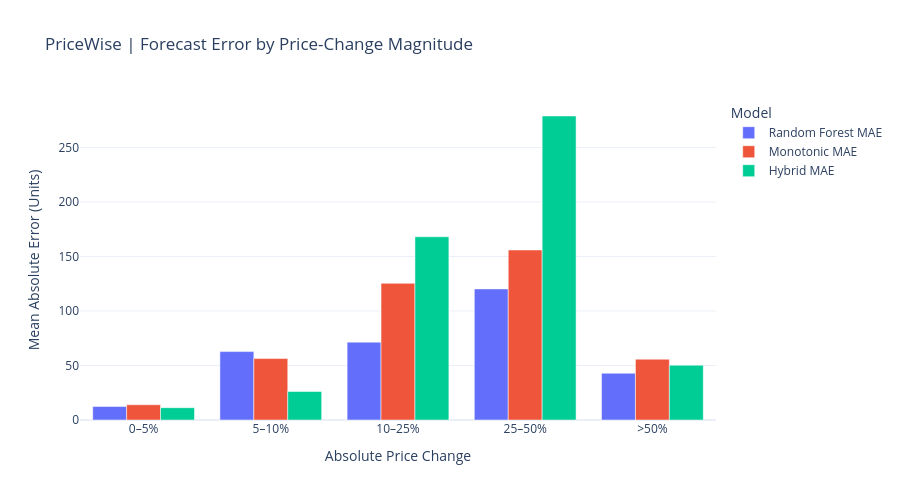

Notebook source saved alongside this figure:
### Code cell
# Cell 14 — Model error by price-change magnitude

mae_columns = [
    "Random Forest MAE",
    "Monotonic MAE",
    "Hybrid MAE",
]

plot_errors = error_by_price.melt(
    id_vars=["Price change", "Observations"],
    value_vars=mae_columns,
    var_name="Model",
    value_name="MAE",
)

fig = px.bar(
    plot_errors,
    x="Price change",
    y="MAE",
    color="Model",
    barmode="group",
    hover_data=["Observations"],
    title="PriceWise | Forecast Error by Price-Change Magnitude",
    labels={
        "Price change": "Absolute Price Change",
        "MAE": "Mean Absolute Error (Units)",
    },
)

fig.update_layout(
    template="plotly_white",
    height=500,
)

fig.show()

### Figure 1 — Plotly figure (JSON) as saved in the notebook; plotly's stock layout.template omitted (floating-point values rounded to 4 significant figures)
{"data": [{"alignmentgroup": "True", "customdata": [[6078], [101], [131], [795], [473]], "hovertemplate": "Model=Random Forest MAE<br>Absolute Price Change=%{x}<br>Mean Absolute Error (Units)=%{y}<br>Observations=%{customdata[0]}<extra></extra>", "legendgroup": "Random Forest MAE", "marker": {"color": "#636efa", "pattern": {"shape": ""}}, "name": "Random Forest MAE", "offsetgroup": "Random Forest MAE", "orientation": "v", "showlegend": true, "textposition": "auto", "type": "bar", "x": ["0–5%", "5–10%", "10–25%", "25–50%", ">50%"], "xaxis": "x", "y": [12.39, 62.76, 71.41, 120.2, 42.9], "yaxis": "y"}, {"alignmentgroup": "True", "customdata": [[6078], [101], [131], [795], [473]], "hovertemplate": "Model=Monotonic MAE<br>Absolute Price Change=%{x}<br>Mean Absolute Error (Units)=%{y}<br>Observations=%{customdata[0]}<extra></extra>", "legendgroup": "Monotonic MAE", "marker": {"color": "#EF553B", "pattern": {"shape": ""}}, "name": "Monotonic MAE", "offsetgroup": "Monotonic MAE", "orientation": "v", "showlegend": true, "textposition": "auto", "type": "bar", "x": ["0–5%", "5–10%", "10–25%", "25–50%", ">50%"], "xaxis": "x", "y": [14.0, 56.37, 125.4, 155.9, 55.78], "yaxis": "y"}, {"alignmentgroup": "True", "customdata": [[6078], [101], [131], [795], [473]], "hovertemplate": "Model=Hybrid MAE<br>Absolute Price Change=%{x}<br>Mean Absolute Error (Units)=%{y}<br>Observations=%{customdata[0]}<extra></extra>", "legendgroup": "Hybrid MAE", "marker": {"color": "#00cc96", "pattern": {"shape": ""}}, "name": "Hybrid MAE", "offsetgroup": "Hybrid MAE", "orientation": "v", "showlegend": true, "textposition": "auto", "type": "bar", "x": ["0–5%", "5–10%", "10–25%", "25–50%", ">50%"], "xaxis": "x", "y": [11.28, 26.12, 168.1, 278.8, 50.27], "yaxis": "y"}], "layout": {"barmode": "group", "height": 500, "legend": {"title": {"text": "Model"}, "tracegroupgap": 0}, "title": {"text": "PriceWise | Forecast Error by Price-Change Magnitude"}, "xaxis": {"anchor": "y", "domain": [0, 1], "title": {"text": "Absolute Price Change"}}, "yaxis": {"anchor": "x", "domain": [0, 1], "title": {"text": "Mean Absolute Error (Units)"}}}}
